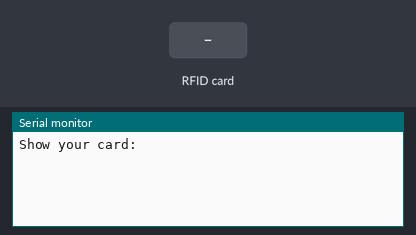
A sketch run on a simulated Arduino Uno, built with avr-gcc and run on an emulated ATmega328P. Parts: the last lines printed to the serial monitor. The test bench sets the inputs (shaded band).

Above: at 1.2 s.
1.3 s: RFID card 49 DC 65 D5 held to the reader
At 2.3 s:
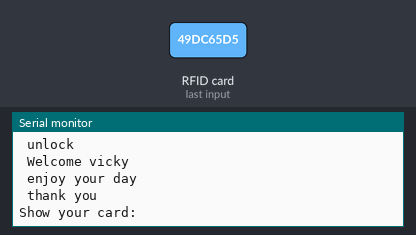
2.8 s: RFID card 5E 7A 19 C4 held to the reader
At 3.3 s:
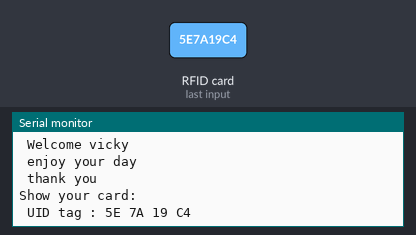

The sketch:

rfid_success.ino
```cpp
#define SS_PIN  10 //D2
#define RST_PIN 5 //D1
#include <SPI.h>
#include <MFRC522.h>
MFRC522 mfrc522(SS_PIN, RST_PIN);

void setup() {

  Serial.begin(9600);   // Initiate a serial communication
  SPI.begin();      // Initiate  SPI bus
  mfrc522.PCD_Init();   // Initiate MFRC522
   Serial.println("Show your card:");
}
void loop()
{

  // Look for new cards
  if ( ! mfrc522.PICC_IsNewCardPresent())
  {
    return;
  }
  // Select one of the cards
  if ( ! mfrc522.PICC_ReadCardSerial())
  {
    return;
  }
  //Show UID on serial monitor
  Serial.println();

  Serial.print(" UID tag :");
  String content = "";
  byte letter;
  for (byte i = 0; i < mfrc522.uid.size; i++)
  {
    Serial.print(mfrc522.uid.uidByte[i] < 0x10 ? " 0" : " ");
    Serial.print(mfrc522.uid.uidByte[i], HEX);
    content.concat(String(mfrc522.uid.uidByte[i] < 0x10 ? " 0" : " "));
    content.concat(String(mfrc522.uid.uidByte[i], HEX));
  }
  content.toUpperCase();
  if (content.substring(1) == "49 DC 65 D5") //change UID of the card that you want to give access
  {
    Serial.println();
    Serial.println(" unlock ");
    Serial.println(" Welcome vicky");
    Serial.println(" enjoy your day ");
    Serial.println(" thank you ");
    Serial.println("Show your card:");

    delay(1000);

  }

}
```

Measured:
- after the input at 1.3 s, the serial monitor: prints a new line at once (image 1)
- after the input at 2.8 s, the serial monitor: prints a new line at once (image 2)
